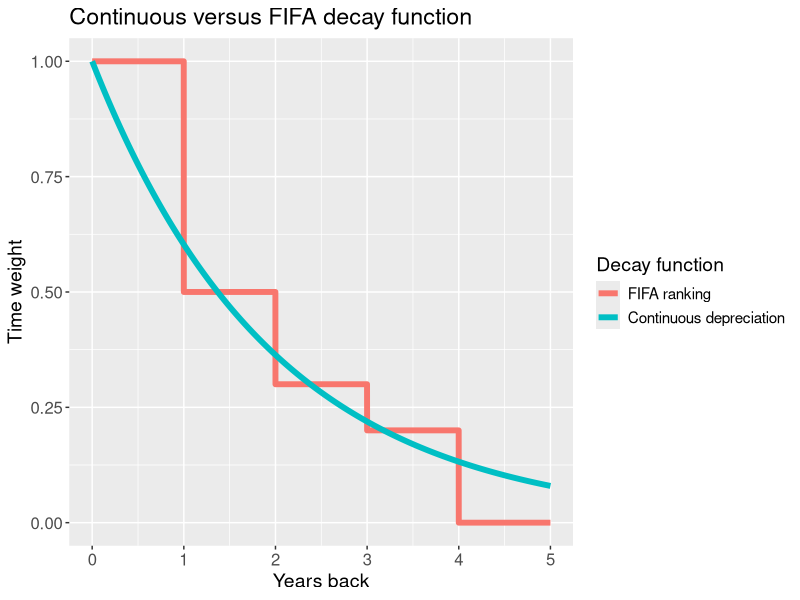

Here is the R script that generated this plot:
# Graph settings
consideredYears <- 5
halfPeriod <- 500

# Load the required libraries
library(ggplot2)

consideredYearsBack <- seq(0,consideredYears,0.001)
consideredDaysBack <- consideredYearsBack*365

FIFAWeights <- ifelse(consideredYearsBack<1,1,
                      ifelse(consideredYearsBack<2,0.5,
                             ifelse(consideredYearsBack<3,0.3,
                                    ifelse(consideredYearsBack<4,0.2,0))))
halfPeriodWeights <- exp(consideredDaysBack/halfPeriod*log(1/2))

dat <- data.frame(yearsBack = consideredYearsBack,
                  FIFAWeights = FIFAWeights,
                  halfPeriodWeights=halfPeriodWeights)

p <- ggplot(data=dat, aes(x=yearsBack)) +
  geom_line(aes(y = FIFAWeights, colour = "blue"), size = 2) +
  geom_line(aes(y = halfPeriodWeights, colour = "red"), size = 2) +
  ggtitle("Continuous versus FIFA decay function") +
  xlab("Years back") +
  ylab("Time weight") +
  scale_colour_discrete(name="Decay function",
                      breaks=c("blue", "red"),
                      labels=c("FIFA ranking", "Continuous depreciation")) +
  theme(axis.text=element_text(size=12),
        legend.text=element_text(size=11),
        axis.title=element_text(size=14), #,face="bold"
        title=element_text(size=14)) #,face="bold"

p
